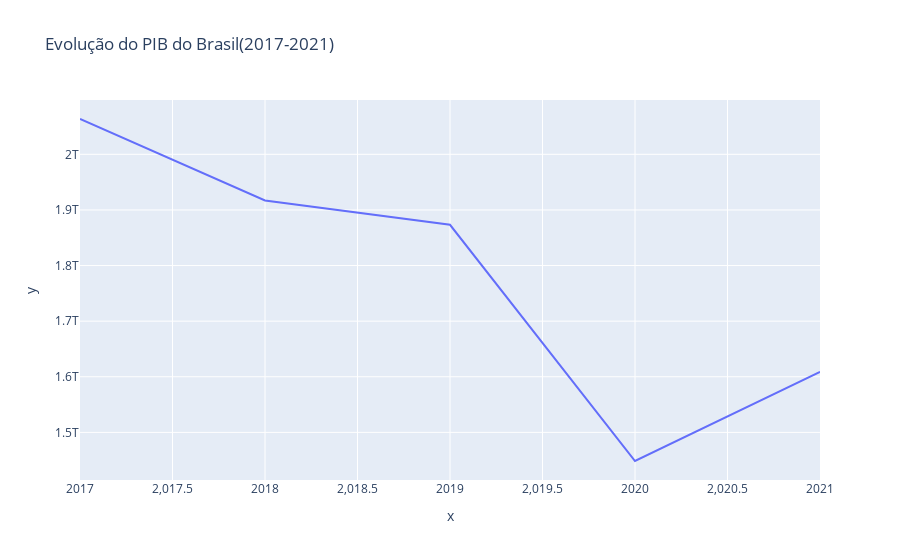

The cell this chart's notebook holds for it:
### Code cell
#Agora vamos criar um gráfico de linha para analisar a evolução do PIB do Brasil
#Vamos criar uma variável para o eixo x e outra para o eixo y
x=gpd_brasil['Year']
y=gpd_brasil['GDP']
grafico_brasil=px.line(x=x,y=y,title='Evolução do PIB do Brasil(2017-2021)')
grafico_brasil.show()

### Figure 1 — Plotly figure (JSON) as saved in the notebook; plotly's stock layout.template omitted (floating-point values rounded to 4 significant figures)
{"data": [{"hovertemplate": "x=%{x}<br>y=%{y}<extra></extra>", "legendgroup": "", "line": {"color": "#636efa", "dash": "solid"}, "marker": {"symbol": "circle"}, "mode": "lines", "name": "", "orientation": "v", "showlegend": false, "type": "scatter", "x": [2021, 2020, 2019, 2018, 2017], "xaxis": "x", "y": [1608980000000, 1448570000000, 1873290000000, 1916930000000, 2063510000000], "yaxis": "y"}], "layout": {"legend": {"tracegroupgap": 0}, "title": {"text": "Evolução do PIB do Brasil(2017-2021)"}, "xaxis": {"anchor": "y", "domain": [0, 1], "title": {"text": "x"}}, "yaxis": {"anchor": "x", "domain": [0, 1], "title": {"text": "y"}}}}
